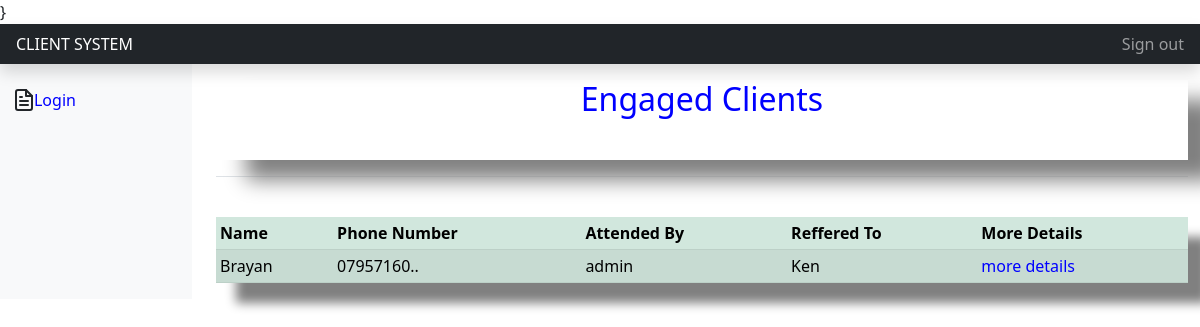
Screenshot of /engaged-clients with the database file from the repository.
### client_system/models.py (models this page shows, shortened)
class CleintEngament(models.Model):
    name=models.CharField('Client Name',max_length=200)
    county=models.CharField('County',max_length=200)
    subcounty=models.CharField('Subcounty',max_length=200)
    number=models.CharField('Contact Number',max_length=200)
    officer=models.ForeignKey(User,on_delete=models.CASCADE)
    notes=models.TextField()
    officer_comment=models.TextField()
    reffer_to=models.CharField('Reffer To',max_length=200)
    created_at=models.DateTimeField(auto_now_add=True)

### client_system/views.py (the view)
# urls.py: path('engaged-clients', views.engaged_clients,name='engaged-clients'),
def engaged_clients(request):
    engaged_clients=CleintEngament.objects.all()
    return render(request,'engaged_clients/engaged_clients.html',{'engaged_clients':engaged_clients})

### client_system/templates/engaged_clients/engaged_clients.html (shortened to what this page needs)
{% include 'base.html' %}
{% block content %}
{% load widget_tweaks %}
<header class="navbar navbar-dark sticky-top bg-dark flex-md-nowrap p-0 shadow">
  <a class="navbar-brand col-md-3 col-lg-2 me-0 px-3 fs-6" href="#">CLIENT SYSTEM</a>
  <div class="navbar-nav">
    <div class="nav-item text-nowrap">
      <a class="nav-link px-3" href="{% url 'logout-user' %}">Sign out</a>
    </div>
  </div>
</header>
  <div class="row" >
     {% include 'nav.html' %}
    <main class="col-md-9 ms-sm-auto col-lg-10 px-md-4">
      <div class="d-flex justify-content-between flex-wrap flex-md-nowrap align-items-center pt-3 pb-2 mb-3 border-bottom">
        <h1 class="h2" style="width:100%;text-align: center;height: 80px;color:blue;box-shadow: 30px 20px 20px grey;">
            Engaged Clients</h1>
      </div>
      <br>
       <table class="table table-success table-striped table-sm table-hover" style=" box-shadow:20px 20px 10px grey;;">
        <thead>
          <tr>
            <th scope="col">Name</th>
            <th scope="col">Phone Number</th>
            <th scope="col">Attended By</th>
            <th scope="col">Reffered To</th>
            <th scope="col">More Details</th>
          </tr>
        </thead>
        <tbody>
            {% for engaged in engaged_clients %}
          <tr>
            <td>{{engaged.name}}</td>
            <td>{{engaged.number}}</td>
            <td>{{engaged.officer }}</td>
            <td>{{engaged.reffer_to}}</td>
            <td> <a href="{% url 'client'  engaged.pk %}" style="color:blue ;">more details</a></td>
          </tr>
          {% endfor %}
        </tbody>
    </table>
    </main>
  </div>
{% endblock %}

### rows the page displays
CleintEngament: name "Brayan", number "07957160..", officer "admin", reffer_to "Ken"
